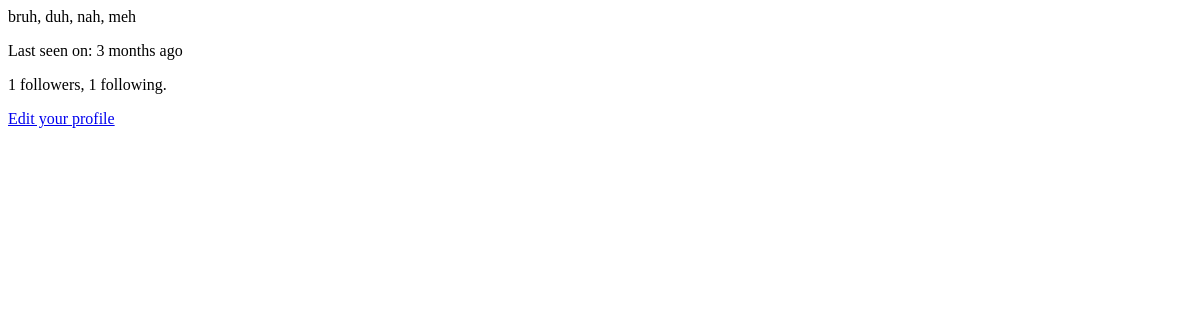
Before: /user/Zoli/popup (signed in) with the older database file.
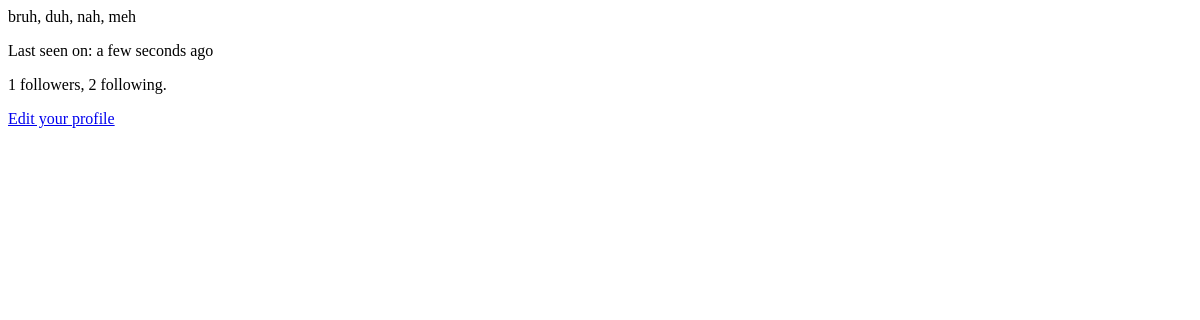
After: the same page with the newer database file.
### app/models.py (models this page shows, shortened)
class User(UserMixin, db.Model):
    id = db.Column(db.Integer, primary_key=True)
    username = db.Column(db.String(64), index=True, unique=True)
    email = db.Column(db.String(128), index=True, unique=True)
    password_hash = db.Column(db.String(128))
    about_me = db.Column(db.String(256))
    last_seen = db.Column(db.DateTime, default=datetime.utcnow)
    posts = db.relationship('Post', backref='author', lazy='dynamic')
    followed = db.relationship(
        'User', secondary=followers,
        primaryjoin=(followers.c.follower_id == id),
        secondaryjoin=(followers.c.followed_id == id),
        backref=db.backref('followers', lazy='dynamic'), lazy='dynamic')
    messages_sent = db.relationship('Message',
                                    foreign_keys='Message.sender_id',
                                    backref='author', lazy='dynamic')
    messages_received = db.relationship('Message',
                                        foreign_keys='Message.recipient_id',
                                        backref='recipient', lazy='dynamic')
    last_message_read_time = db.Column(db.DateTime)
    notifications = db.relationship('Notification', backref='user', lazy='dynamic')

### app/main/routes.py (the view)
@bp.route('/user/<username>/popup')
def user_popup(username):
    user = User.query.filter_by(username=username).first_or_404()
    form = EmptyForm()
    return render_template('_user.html', user=user, form=form)

### app/main/routes.py (called while the page is built)
@bp.before_request
def before_request():
    if current_user.is_authenticated:
        current_user.last_seen = datetime.utcnow()
        db.session.commit()

### app/models.py (called while the page is built)
@login.user_loader
def load_user(id):
    return User.query.get(int(id))

### app/templates/_user.html (shortened to what this page needs)
    <div>
        {% if user.about_me %}<p>{{ user.about_me }}</p>{% endif %}
        {% if user.last_seen %}<p>Last seen on: {{ moment(user.last_seen).fromNow() }}</p>{% endif %}
        <p>{{ user.followers.count() }} followers, {{ user.followed.count() }} following.</p>
        {% if current_user.is_authenticated %}
        <div>
            {% if user == current_user %}
            <p><a href="{{ url_for('main.edit_profile') }}">Edit your profile</a></p>
            {% endif %}
        </div>
        {% endif %}
    </div>

Changed rows visible on the page:
changed User "bruh, duh, nah, meh": last_seen "3 months ago" → "a few seconds ago"
Other visible differences:
{{ user.followed.count() }}: "1" → "2"
